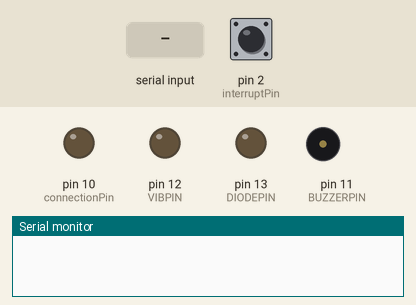
This sketch was run on a simulated Arduino Uno, built with avr-gcc and run on an emulated ATmega328P. On the bench: output pins drawn as LEDs (lit = HIGH), buzzer (waves = sounding, pin HIGH), the last lines printed to the serial monitor. The test bench sets the inputs (shaded band); at power-on: pin 2 (interruptPin) HIGH.

Above: at 1.2 s.
1.3 s: "1\n" received over the second serial link
At 1.8 s:
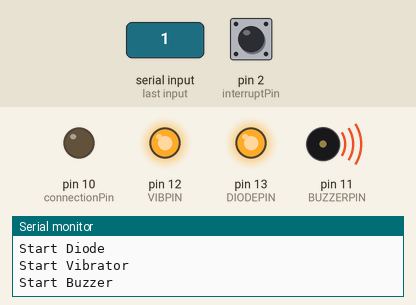
4.3 s: "N\n" received over the second serial link
At 5.3 s:
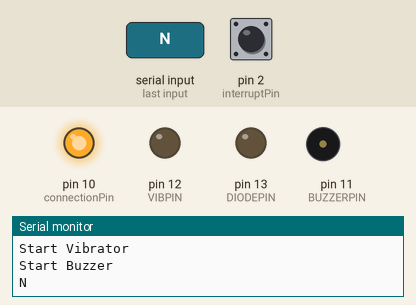
5.8 s: "1\n" received over the second serial link
At 6.4 s:
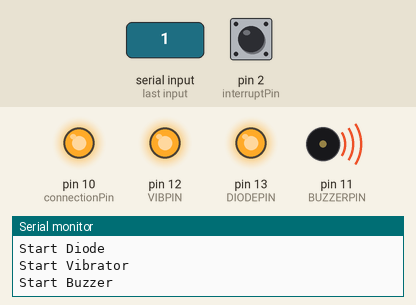
Timing chart, 0 to 10.3 s (numbered marks = the images above; inputs shaded):
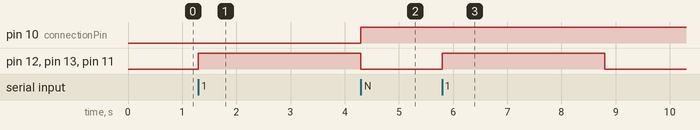

Measured:
- after the input at 1.3 s, pin 12 (VIBPIN), pin 13 (DIODEPIN), pin 11 (BUZZERPIN): LOW → HIGH at once
- after the input at 4.3 s, pin 10 (connectionPin): LOW → HIGH at once
- after the input at 5.8 s, pin 12 (VIBPIN), pin 13 (DIODEPIN), pin 11 (BUZZERPIN): LOW → HIGH at once, → LOW 3.0 s later

The sketch:

main.ino
```cpp
#define verbose true

#include <SoftwareSerial.h>
#include "output\diode.cpp"
#include "output\buzzer.cpp"
#include "output\vibrator.cpp"

#define rxPin 8
#define txPin 7
SoftwareSerial bleSerial = SoftwareSerial(rxPin, txPin);


#include "input\button.cpp"

#define interruptPin 2
#define connectionPin 10


String data = "";
Diode diode;
Vibrator vibrator;
Button button;
Buzzer buzzer;

void setup() {
    pinMode(connectionPin, OUTPUT);
    pinMode(DIODEPIN, OUTPUT);
    pinMode(VIBPIN, OUTPUT);
    pinMode(BUZZERPIN, OUTPUT);
    pinMode(interruptPin, INPUT_PULLUP);
    attachInterrupt(digitalPinToInterrupt(interruptPin), click, RISING);
    bleSerial.begin(9600);
    Serial.begin(9600);
}

void loop() {
    if (bleSerial.available()) {
        data = bleRecieveData();
        if (data == "1" and diode.state == 0) {
            if (verbose) { Serial.print("Pinging\n"); }
            outputsStart();
        }
    }
    outputsSteps();
    button.handle();
}

char bleRecieveData() {
    char data = bleSerial.read();
    if (verbose) {
        Serial.print(data);
        Serial.print("\n");
    }
    if (data == 'N') {
        digitalWrite(connectionPin, HIGH);
    } else if (data == 'L') {
        digitalWrite(connectionPin, LOW);
    }
    return data;
}

void click() {
    button.click();
}

void outputsStart() {
    diode.start();
    vibrator.start();
    buzzer.start();
}

void outputsSteps() {
    buzzer.executeStep();
    diode.executeStep();
    vibrator.executeStep();
}
```

button.h
```cpp
//
// Created by ezsiear on 2018-03-10.
//

#ifndef TAP_HARDWARE_BUTTON_H
#define TAP_HARDWARE_BUTTON_H
#include "Arduino.h"


#define interruptPin 2

class Button {
private:
    int pin = interruptPin;
public:
    int state = 0;
    unsigned long previousMillis = 0;
    unsigned long currentMillis = 0;
    unsigned long timeToElapse = 2000;
    int getState() {
        return state;
    }

    void setState(int state) {
        this->state = state;
    }

    void click();

    void handle();

    void updateTime();
};

#endif //TAP_HARDWARE_BUTTON_H
```

buzzer.h
```cpp
#ifndef BUZZER_H
#define BUZZER_H

#include "output.h"

#define verboseBuzzer false

#define BUZZERPIN 11

class Buzzer : public Output {
public:
    void setOutputDefinition(char definition[]);

    void start();

    void executeStep();

    void turnOn();

    void turnOff();
};

#endif
```

output.h
```cpp
#ifndef OUTPUT_H
#define OUTPUT_H

#include "Arduino.h"


class Output {
private:
    char definition[20];
public:
    int state = 0;
    unsigned long previousMillis = 0;
    unsigned long currentMillis = 0;

    void virtual setOutputDefinition(char definition[]);

    void virtual start();

    void virtual executeStep();

    void updateTime();

    void makeStep();

    void reset();
};

#endif
```

vibrator.h
```cpp
#ifndef VIBRATOR_H
#define VIBRATOR_H

#include "output.h"

#define verbosVibrator false

#define VIBPIN 12

class Vibrator : public Output {
public:
    void setOutputDefinition(char definition[]);

    void start();

    void executeStep();

    void turnOn();

    void turnOff();
};


#endif
```

diode.h
```cpp
#ifndef DIODE_H
#define DIODE_H

#include "output.cpp"

#define verboseDiode false

#define DIODEPIN 13

class Diode : public Output {
public:
    void setOutputDefinition(char definition[]);

    void start();

    void executeStep();

    void turnOn();

    void turnOff();
};

#endif
```
